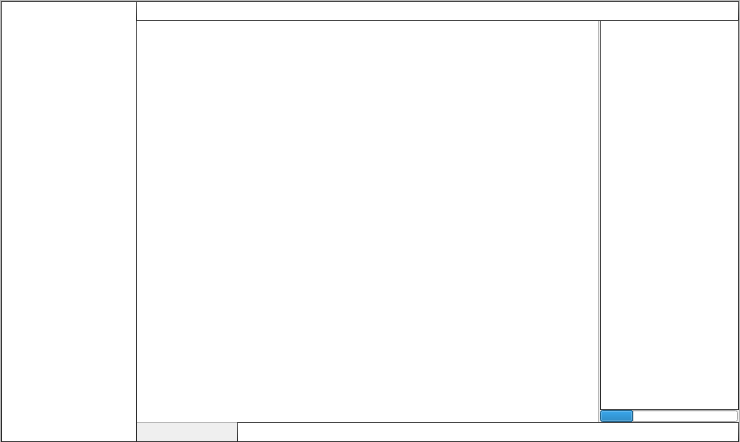
<?xml version="1.0" encoding="UTF-8"?>
<ui version="4.0">
 <class>IRC</class>
 <widget class="QFrame" name="IRC">
  <property name="geometry">
   <rect>
    <x>0</x>
    <y>0</y>
    <width>740</width>
    <height>442</height>
   </rect>
  </property>
  <property name="windowTitle">
   <string>Frame</string>
  </property>
  <property name="frameShape">
   <enum>QFrame::StyledPanel</enum>
  </property>
  <property name="frameShadow">
   <enum>QFrame::Raised</enum>
  </property>
  <widget class="QPushButton" name="nickButton">
   <property name="geometry">
    <rect>
     <x>136</x>
     <y>420</y>
     <width>102</width>
     <height>22</height>
    </rect>
   </property>
   <property name="font">
    <font>
     <pointsize>10</pointsize>
    </font>
   </property>
   <property name="toolTip">
    <string>Click Here To Change Your Nick on</string>
   </property>
   <property name="styleSheet">
    <string notr="true">border-radius:0px;
border:1px solid qlineargradient(spread:pad, x1:1, y1:1, x2:1, y2:0, stop:0 rgba(40, 40, 40, 255), stop:1 rgba(98, 98, 98, 255));
</string>
   </property>
   <property name="text">
    <string/>
   </property>
   <property name="checkable">
    <bool>false</bool>
   </property>
   <property name="checked">
    <bool>false</bool>
   </property>
  </widget>
  <widget class="QTextEdit" name="chanText">
   <property name="geometry">
    <rect>
     <x>136</x>
     <y>20</y>
     <width>463</width>
     <height>403</height>
    </rect>
   </property>
   <property name="font">
    <font>
     <pointsize>10</pointsize>
    </font>
   </property>
  </widget>
  <widget class="QTreeWidget" name="serverTree">
   <property name="geometry">
    <rect>
     <x>1</x>
     <y>1</y>
     <width>136</width>
     <height>441</height>
    </rect>
   </property>
   <property name="font">
    <font>
     <pointsize>10</pointsize>
    </font>
   </property>
   <property name="styleSheet">
    <string notr="true">border:1px solid qlineargradient(spread:pad, x1:1, y1:1, x2:1, y2:0, stop:0 rgba(40, 40, 40, 255), stop:1 rgba(98, 98, 98, 255))</string>
   </property>
   <attribute name="headerVisible">
    <bool>false</bool>
   </attribute>
   <column>
    <property name="text">
     <string notr="true">1</string>
    </property>
   </column>
  </widget>
  <widget class="QLineEdit" name="messageField">
   <property name="geometry">
    <rect>
     <x>237</x>
     <y>422</y>
     <width>502</width>
     <height>20</height>
    </rect>
   </property>
   <property name="font">
    <font>
     <pointsize>10</pointsize>
    </font>
   </property>
   <property name="styleSheet">
    <string notr="true">border:1px solid qlineargradient(spread:pad, x1:1, y1:1, x2:1, y2:0, stop:0 rgba(40, 40, 40, 255), stop:1 rgba(98, 98, 98, 255));
border-top-left-radius:0px;
border-bottom-left-radius:0px;
border-top-right-radius:0px;
border-bottom-right-radius:0px;</string>
   </property>
  </widget>
  <widget class="QProgressBar" name="pingBar">
   <property name="geometry">
    <rect>
     <x>600</x>
     <y>410</y>
     <width>138</width>
     <height>12</height>
    </rect>
   </property>
   <property name="styleSheet">
    <string notr="true"/>
   </property>
   <property name="value">
    <number>24</number>
   </property>
   <property name="format">
    <string/>
   </property>
  </widget>
  <widget class="QLineEdit" name="chanTopic">
   <property name="geometry">
    <rect>
     <x>136</x>
     <y>1</y>
     <width>603</width>
     <height>20</height>
    </rect>
   </property>
   <property name="font">
    <font>
     <pointsize>10</pointsize>
    </font>
   </property>
   <property name="styleSheet">
    <string notr="true">border-radius:none;
border:1px solid qlineargradient(spread:pad, x1:1, y1:1, x2:1, y2:0, stop:0 rgba(40, 40, 40, 255), stop:1 rgba(98, 98, 98, 255));</string>
   </property>
  </widget>
  <widget class="QListWidget" name="chanUsers">
   <property name="geometry">
    <rect>
     <x>600</x>
     <y>20</y>
     <width>139</width>
     <height>390</height>
    </rect>
   </property>
   <property name="font">
    <font>
     <pointsize>10</pointsize>
    </font>
   </property>
   <property name="styleSheet">
    <string notr="true">border:1px solid qlineargradient(spread:pad, x1:1, y1:1, x2:1, y2:0, stop:0 rgba(40, 40, 40, 255), stop:1 rgba(98, 98, 98, 255));</string>
   </property>
  </widget>
 </widget>
 <resources/>
 <connections/>
</ui>
